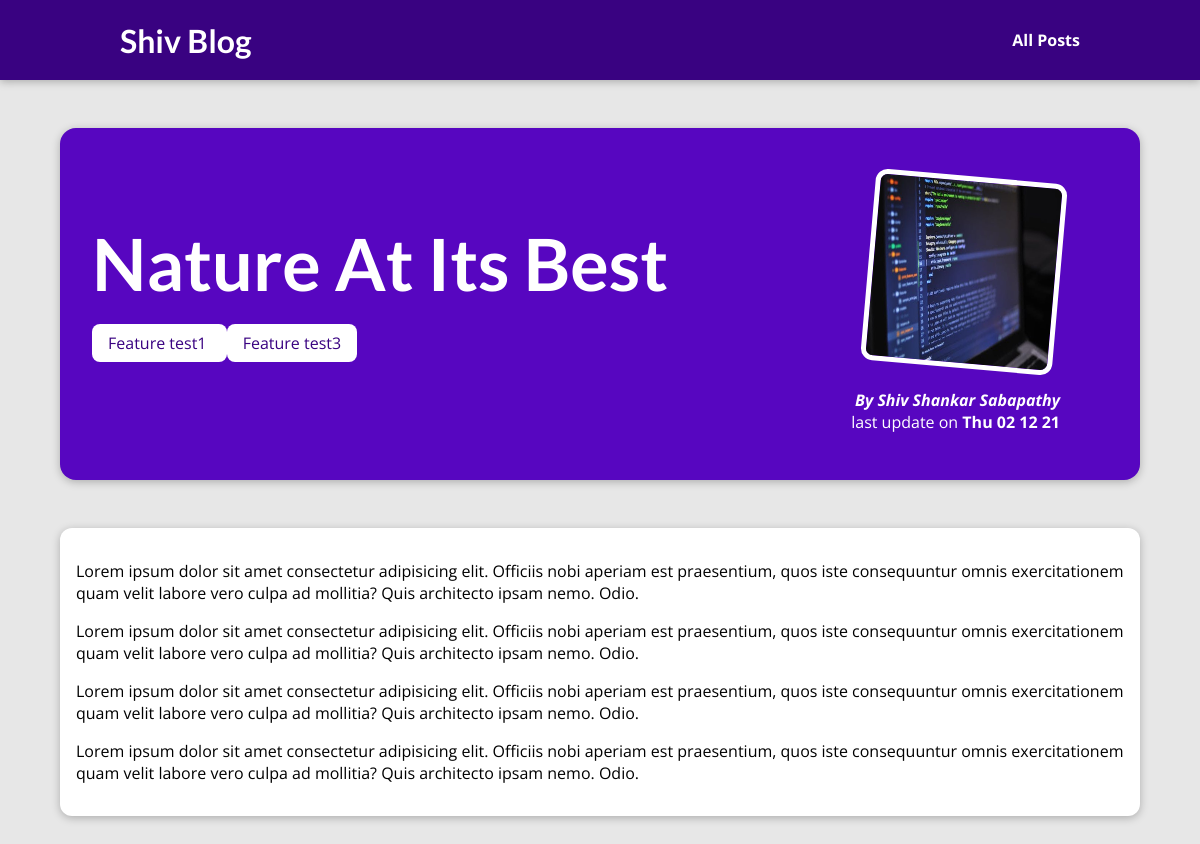
/blogs/into-the-woods, run on the app's committed database.
### blog/models.py (models this page shows, shortened)
class Post(models.Model):
    title = models.CharField(max_length=100)
    excerpt = models.CharField(max_length=200)
    image_name = models.CharField(max_length=50)
    date = models.DateTimeField(auto_now_add=True)
    slug = models.SlugField(unique = True)
    content = models.TextField(validators= [MinLengthValidator(0)])
    author = models.ForeignKey(Author, null= True, on_delete=models.SET_NULL, related_name='Post')
    tags = models.ManyToManyField(Tag)

class Tag(models.Model):
    caption = models.CharField(max_length=50)

class Author(models.Model):
    first_name = models.CharField(max_length=50)
    last_name = models.CharField(max_length=50)
    email = models.EmailField()
    def full_name(self):
        return f'{self.first_name} {self.last_name}'
    def __str__(self):
        return self.full_name()

### blog/views.py (the view)
# urls.py: path('blogs/<slug:slug>', views.detail_post, name='blog_details')
def detail_post(request, slug):
    post_detail = get_object_or_404(Post, slug = slug)
    return render(request, 'blog/detail_post.html', {
        'post_detail' : post_detail,
        'post_tag' : post_detail.tags.all()
        })

### blog/templates/blog/detail_post.html (shortened to what this page needs)
{% extends 'base.html' %}
{% load static %}
{% block css_file %}
    <link rel="stylesheet" href="{% static 'blog/detail_post.css' %}">
{% endblock css_file %}
{% block content %}
<section id="summary">
    <h2> {{ post_detail.title | title}} </h2>
    <br>
    <div>
        {% for tag in post_tag %}
            <span class="tag"> {{tag.caption}} </span>
        {% endfor %}
    </div>
    <article>
        <img src="{% static 'blog/images/'|add:post_detail.image_name %}" alt="{{ post_detail.title }}" />
        <address> By <a href="mailto: test@test.com"> {{post_detail.author | title}} </a> </address>
        <div>last update on <time> {{post_detail.date | date:"D d m y"}}</time> </div>
    </article>
</section>
<main>
    {{post_detail.content | linebreaks}}
</main>
{% endblock content%}

### static/app.css (style rules this page uses)
* { box-sizing: border-box; }
html { font-family: 'Open Sans', 'Lato', sans-serif; }
body { margin: 0; }
h1, h2, h3 { font-family: 'Lato', sans-serif; font-weight: bold; }

### blog/static/blog/detail_post.css (style rules this page uses)
body { background-color: #e7e7e7; }
#summary { margin: 8rem auto 3rem auto; padding: 2rem; width: 90%; max-width: 90rem; border-radius: 16px; background-color: #5706c0; position: relative; box-shadow: 0 2px 8px rgba(0, 0, 0, 0.25); height: 22rem; }
#summary h2 { color: white; font-size: 4.5rem; margin-bottom: 0.25rem; }
#summary article { position: absolute; top: 2rem; right: 3rem; padding: 1rem 2rem; border-radius: 12px; text-align: right; color: white; }
#summary article img { width: 12rem; height: 12rem; border-radius: 12px; transform: rotateZ(5deg); border: 5px solid white; margin-bottom: 1rem; }
#summary address { font-weight: bold; }
#summary a { color: white; text-decoration: none; }
#summary time { font-weight: bold; }
main { width: 90%; max-width: 90rem; margin: 3rem auto; background-color: white; padding: 1rem; border-radius: 12px; box-shadow: 0 2px 8px rgba(0, 0, 0, 0.25); }
.tag { background-color: white; color: #390281; padding: 0.5rem 1rem; border-radius: 8px; }

### data on the page
Post: title "Nature At Its Best", image_name (picture), author "Shiv Shankar Sabapathy", date "Thu 02 12 21", content "Lorem ipsum dolor sit amet consectetur adipisicing elit. Officiis nobi aperiam est praesentium, quos iste consequuntur omnis exercitationem quam velit labore vero culpa ad mollitia? Quis architecto ipsam nemo. Odio. Lorem ipsum dolor sit amet consectetur adipisicing elit. Officiis nobi aperiam est praesentium, quos iste consequuntur omnis exercitationem quam velit labore vero culpa ad mollitia? Quis architecto ipsam nemo. Odio. Lorem ipsum dolor sit amet consectetur adipisicing elit. Officiis nobi aperiam est praesentium, quos iste consequuntur omnis exercitationem quam velit labore vero culpa ad mollitia? Quis architecto ipsam nemo. Odio. Lorem ipsum dolor sit amet consectetur adipisicing…"
Tag: caption "Feature test1"
Tag: caption "Feature test3"
